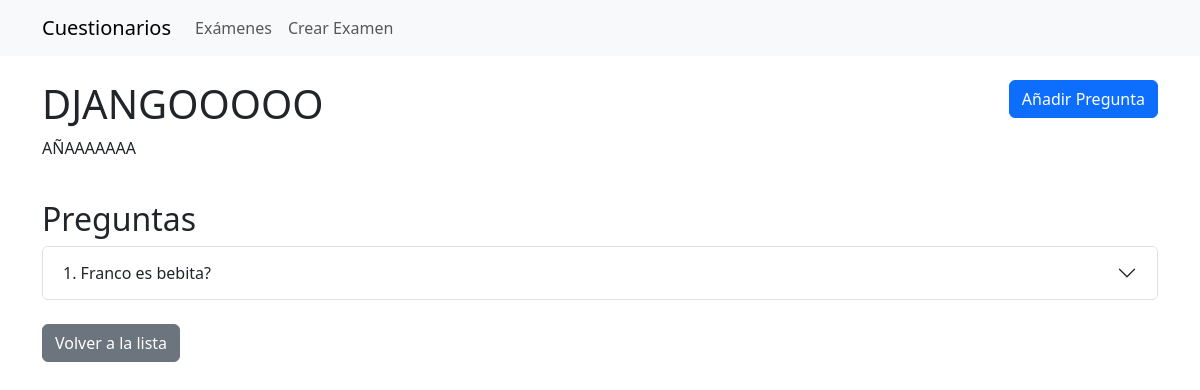
/exam/1/, run on an earlier commit of the app's database.
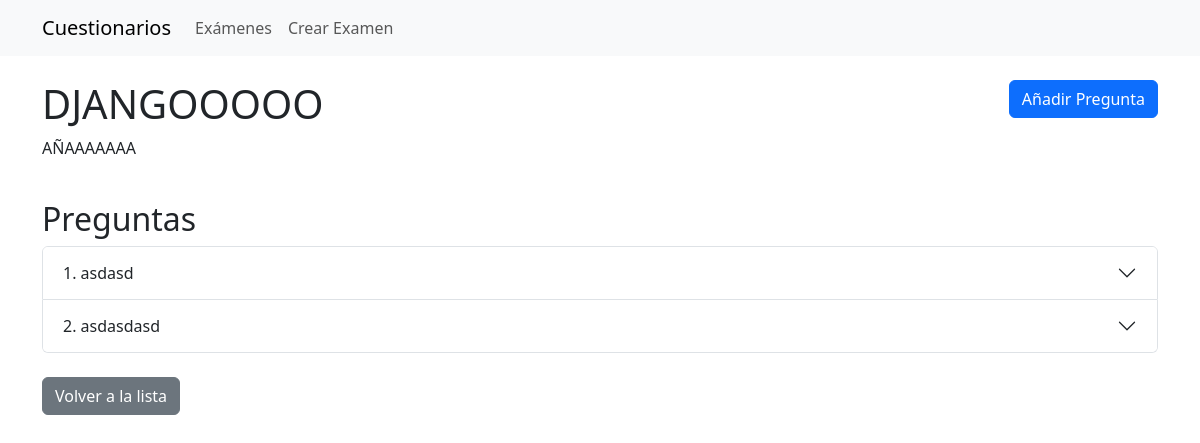
And on a later commit of the database.
### quiz/models.py (models this page shows, shortened)
class Question(models.Model):
    exam = models.ForeignKey(Exam, on_delete=models.CASCADE, related_name='questions')
    text = models.TextField(verbose_name="Texto de la pregunta")

### quiz/views.py (the view)
# urls.py: path('exam/<int:exam_id>/', views.exam_detail, name='exam_detail'),
def exam_detail(request, exam_id):
    exam = get_object_or_404(Exam, id=exam_id)
    questions = exam.questions.all().prefetch_related('choices')
    return render(request, 'quiz/exam_detail.html', {'exam': exam, 'questions': questions})

### quiz/templates/quiz/exam_detail.html (shortened to what this page needs)
{% extends "base.html" %}
{% block content %}
<div class="row mb-4">
    <div class="col-md-8">
        <h1>{{ exam.title }}</h1>
        <p>{{ exam.description }}</p>
    </div>
    <div class="col-md-4 text-end">
        <a href="{% url 'question_create' exam.id %}" class="btn btn-primary">Añadir Pregunta</a>
    </div>
</div>
<div class="mb-4">
    <h2>Preguntas</h2>
    {% if questions %}
        <div class="accordion" id="accordionQuestions">
            {% for question in questions %}
                <div class="accordion-item">
                    <h2 class="accordion-header">
                        <button class="accordion-button collapsed" type="button" data-bs-toggle="collapse" data-bs-target="#collapse{{ question.id }}">
                            {{ forloop.counter }}. {{ question.text }}
                        </button>
                    </h2>
                </div>
            {% endfor %}
        </div>
    {% else %}
        <div class="alert alert-info">
            Este examen no tiene preguntas todavía.
            <a href="{% url 'question_create' exam.id %}">Añade la primera pregunta</a>
        </div>
    {% endif %}
</div>
<div>
    <a href="{% url 'exam_list' %}" class="btn btn-secondary">Volver a la lista</a>
</div>
{% endblock %}

What changed in the data, as far as the page shows it:
removed Question: text "Franco es bebita?"
added Question: text "asdasd"
added Question: text "asdasdasd"
